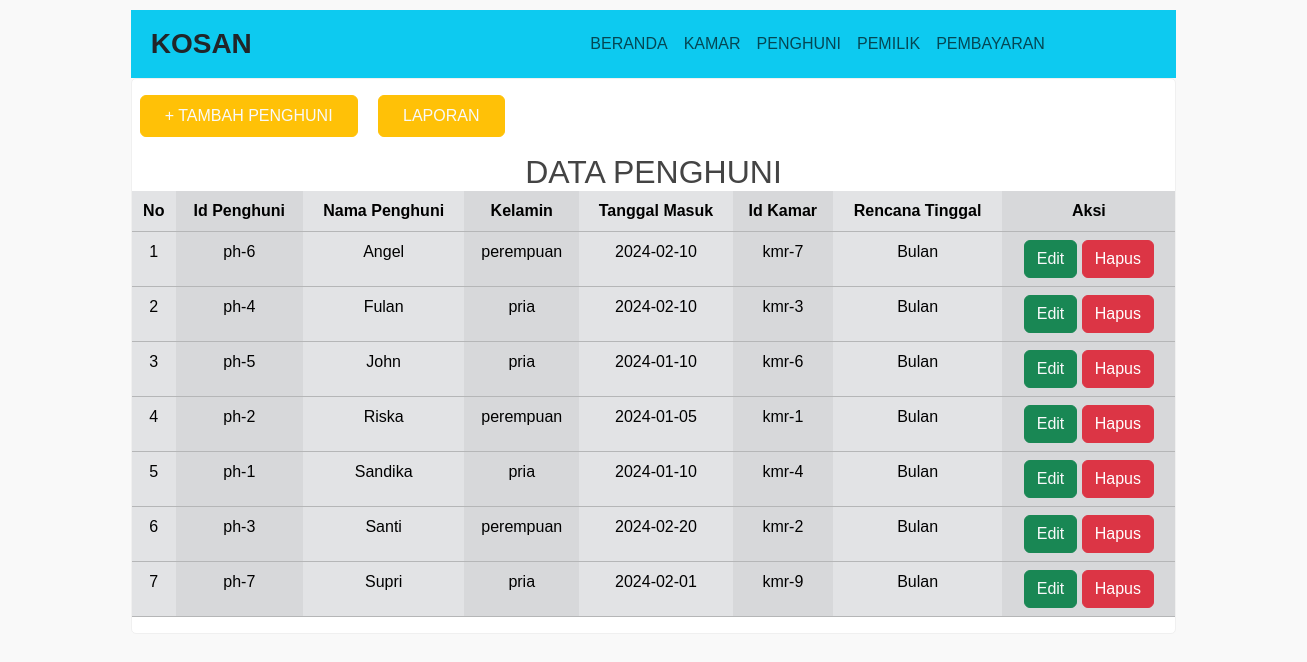
The page /home.php?page=penghuni on the database its author committed.
### tables this page shows
CREATE TABLE `penghuni` (
  `IdPenghuni` varchar(255) NOT NULL,
  `NamaPenghuni` varchar(255) DEFAULT NULL,
  `JenisKelamin` enum('pria','perempuan') DEFAULT NULL,
  `TanggalMasuk` date DEFAULT NULL,
  `IdKamar` varchar(255) DEFAULT NULL,
  `TanggalKeluar` date DEFAULT NULL,
  PRIMARY KEY (`IdPenghuni`),
  KEY `IdKamar` (`IdKamar`),
  CONSTRAINT `penghuni_ibfk_1` FOREIGN KEY (`IdKamar`) REFERENCES `kamar` (`IdKamar`)
);

### penghuni.php (the view, shortened to what this page needs)
<!DOCTYPE html>
<html lang="en">
<head>
    <link href="https://cdn.jsdelivr.net/npm/bootstrap@5.3.3/dist/css/bootstrap.min.css" rel="stylesheet">
    <link rel="stylesheet" type="text/css" href="./style.css">
</head>
<body>
    <button type="button" class="btn btn-warning mx-2 my-3 m-0 pb-2 px-4 pt-2">
        <a href="tambahpenghuni.php" class="text-light text-decoration-none">+ TAMBAH PENGHUNI</a>
    </button>
    <button type="button" class="btn btn-warning end-0 mx-2 my-3 m-0 pb-2 px-4 pt-2">
        <a class="nav-link text-light" href="home.php?page=laporan">LAPORAN</a>
    </button>
    <br>
    <h2 class="text-center m-0 mx-auto rounded " style="max-width: fit-content;">DATA PENGHUNI</h2>
    <table class="table table-secondary table-striped-columns text-center">
        <thead>
            <tr>
                <th>No</th>
                <th>Id Penghuni</th>
                <th>Nama Penghuni</th>
                <th>Kelamin</th>
                <th>Tanggal Masuk</th>
                <th>Id Kamar</th>
                <th>Rencana Tinggal</th>
                <th>Aksi</th>
            </tr>
        </thead>
        <tbody>
            <?php
            include 'koneksi.php';
            $no = 1;
            $data = mysqli_query($koneksi, 'SELECT * FROM penghuni ORDER BY NamaPenghuni');
            while($d = mysqli_fetch_array($data)){
                ?>
                <tr>
                    <td><?php echo $no++; ?></td>
                    <td><?php echo $d['IdPenghuni']; ?></td>
                    <td><?php echo $d['NamaPenghuni']; ?></td>
                    <td><?php echo $d['JenisKelamin']; ?></td>
                    <td><?php echo $d['TanggalMasuk']; ?></td>
                    <td><?php echo $d['IdKamar']; ?></td>
                    <td><?php echo $d['RencanaTinggal']; ?> Bulan</td>
                    <td>
                        <button type="button" class="btn btn-success">
                            <a href="editpenghuni.php?idpenghuni=<?php echo $d['IdPenghuni']; ?>" class="text-light text-decoration-none">Edit</a>
                        </button>
                        <button type="button" class="btn btn-danger" onclick="confirmDelete('<?php echo $d['IdPenghuni']; ?>')">Hapus</button>
                    </td>
                </tr>
                <?php
            }
            ?>
        </tbody>
    </table>
</body>
</html>

### assets/style.css (style rules this page uses)
body { background-color:#f9f9f9; font-size:16px; color: #444; font-family: sans-serif; }

### style.css (style rules this page uses)
body { background-color:#f9f9f9; font-size:16px; color: #444; font-family: sans-serif; }

### rows shown on the page
penghuni: IdPenghuni "ph-6", NamaPenghuni "Angel", JenisKelamin "perempuan", TanggalMasuk "2024-02-10", IdKamar "kmr-7"
penghuni: IdPenghuni "ph-4", NamaPenghuni "Fulan", JenisKelamin "pria", TanggalMasuk "2024-02-10", IdKamar "kmr-3"
penghuni: IdPenghuni "ph-5", NamaPenghuni "John", JenisKelamin "pria", TanggalMasuk "2024-01-10", IdKamar "kmr-6"
penghuni: IdPenghuni "ph-2", NamaPenghuni "Riska", JenisKelamin "perempuan", TanggalMasuk "2024-01-05", IdKamar "kmr-1"
penghuni: IdPenghuni "ph-1", NamaPenghuni "Sandika", JenisKelamin "pria", TanggalMasuk "2024-01-10", IdKamar "kmr-4"
penghuni: IdPenghuni "ph-3", NamaPenghuni "Santi", JenisKelamin "perempuan", TanggalMasuk "2024-02-20", IdKamar "kmr-2"
penghuni: IdPenghuni "ph-7", NamaPenghuni "Supri", JenisKelamin "pria", TanggalMasuk "2024-02-01", IdKamar "kmr-9"
